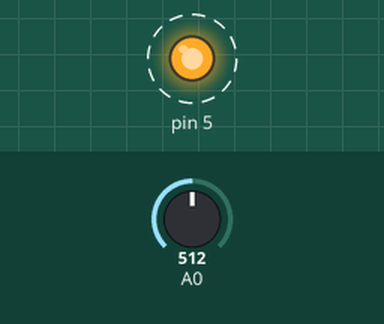
The sketch below on a simulated Arduino Uno, built with avr-gcc and run on an emulated ATmega328P. On the bench: output pins drawn as LEDs (lit = HIGH). Dashed ring = blinking. Inputs (shaded band) come from the test bench; at power-on: A0 = 512. No radio packets arrive unless stated; what the sketch prints to the serial monitor is not drawn.

Above: at 0.5 s.
Timing chart, 0 to 4.8 s (numbered marks = the images above):
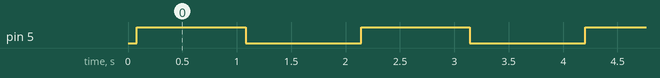

Measured:
- by itself, pin 5: alternates HIGH for 1.0 s and LOW for 1.1 s

The sketch:

LoRaSender_ARDUINO_LM35.ino
```cpp
#include <SPI.h>
#include <LoRa.h>

int counter = 0;

void setup() {
  pinMode(5,OUTPUT);
  Serial.begin(9600);
  while (!Serial);

  Serial.println("LoRa Sender");

  if (!LoRa.begin(868E6)) {
    Serial.println("Starting LoRa failed!");
    while (1);
  }
}

void loop() {
//***********TEMPERATURE DETECTION************
int value = analogRead(A0);
float voltage = value * 0.0048;
float temperature = voltage /= 0.01;
//****************************************************

Serial.print("Temperature value: ");
Serial.println(temperature);

  Serial.print("Sending packet: ");
  Serial.println(counter);

  // send packet
  LoRa.beginPacket();
  LoRa.print(temperature);
  LoRa.print(counter);
  LoRa.endPacket();

  counter++;

  digitalWrite(5,1);
  delay(1000);
  digitalWrite(5,0);
  delay(1000);
}
```
